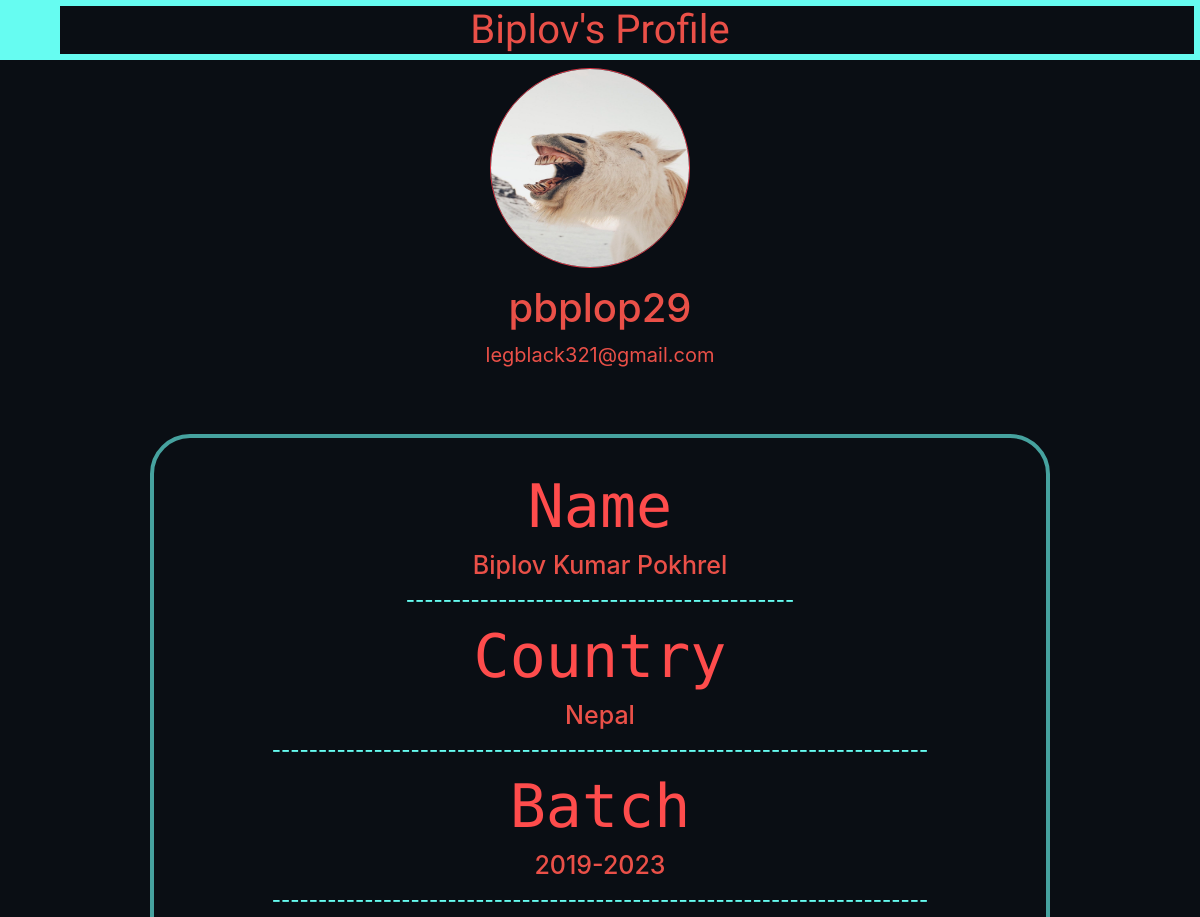
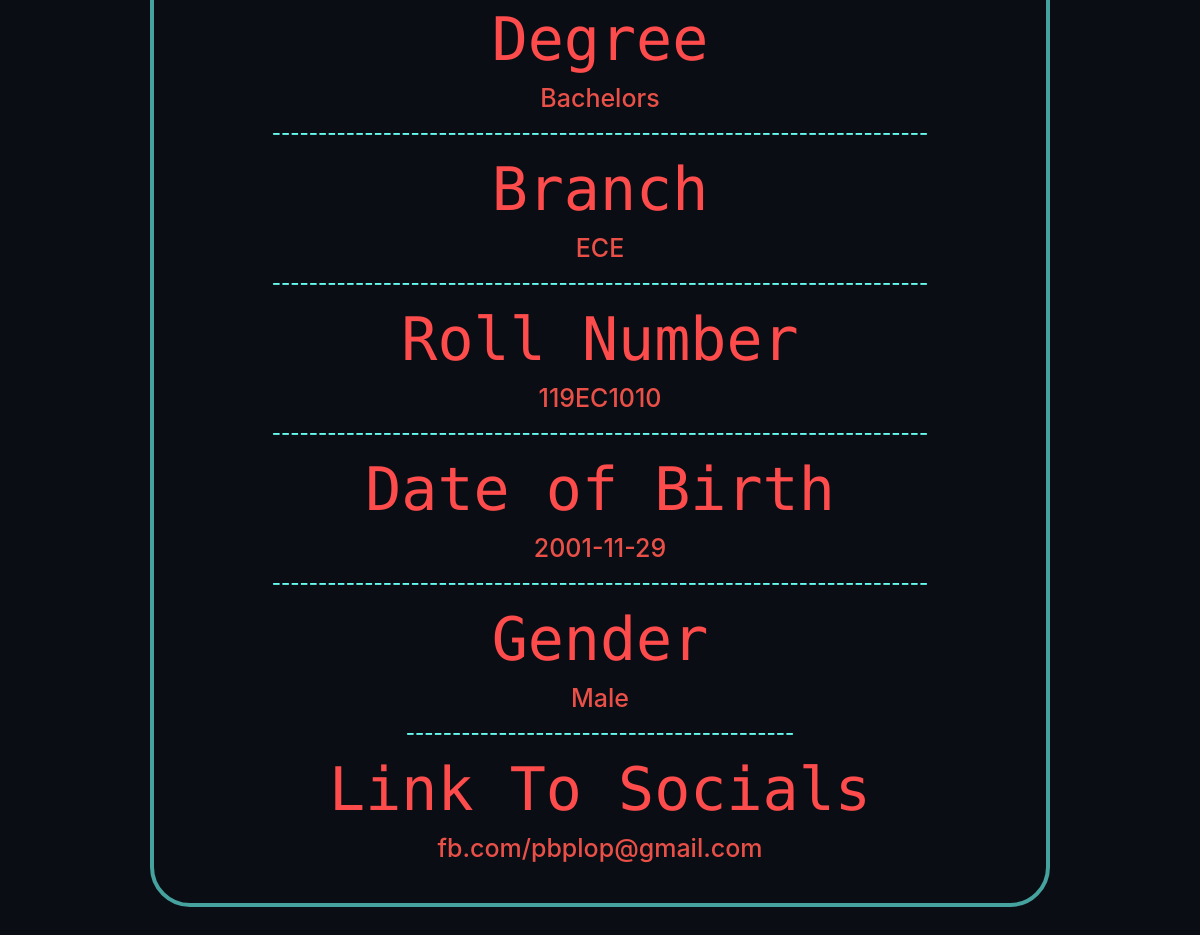
The app's page /profile (signed in), older data (2 pictures, top to bottom).
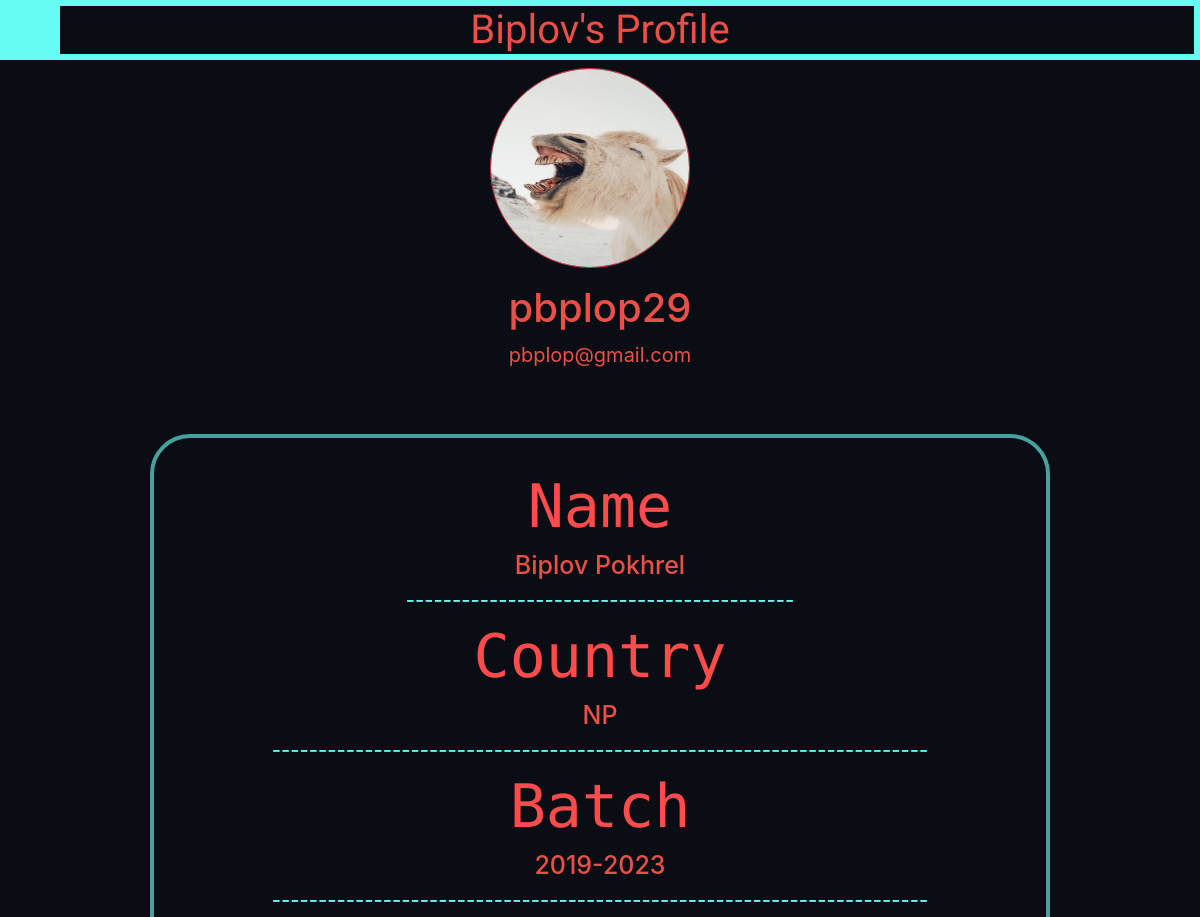
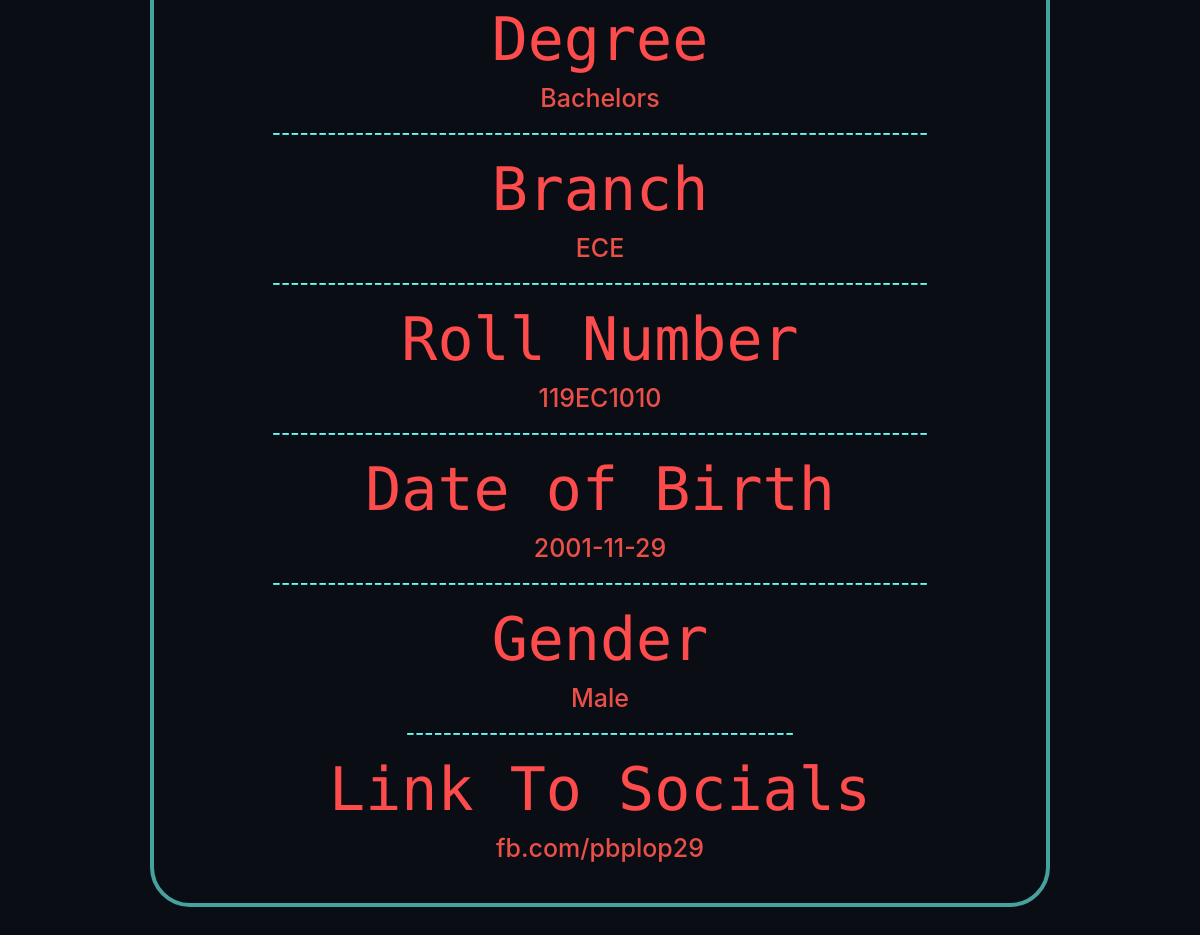
The same page, newer data (2 pictures, top to bottom).
### main/models.py (models this page shows)
class User(db.Model, UserMixin):
    id = db.Column(db.Integer, primary_key=True)
    username = db.Column(db.String(120), unique=True, nullable=False)
    email = db.Column(db.String(20), unique=True, nullable=False)
    fname = db.Column(db.String(120), unique=False, nullable=False)
    mname = db.Column(db.String(120), unique=False, nullable=True)
    lname = db.Column(db.String(120), unique=False, nullable=False)
    batch = db.Column(db.String(120), unique=False, nullable=False)
    degree = db.Column(db.String(120), unique=False, nullable=False)
    branch = db.Column(db.String(120), unique=False, nullable=False)
    rollno = db.Column(db.String(120), unique=True, nullable=False)
    country = db.Column(db.String(120), unique=False, nullable=False)
    social = db.Column(db.String(500), unique=False, nullable=True)
    birthdate = db.Column(db.String(120), unique=False, nullable=False)
    gender = db.Column(db.String(120), unique=False, nullable=False)
    age = db.Column(db.String(120), unique=False, nullable=False)
    password = db.Column(db.String(100), unique=False, nullable=False)
    image_file = db.Column(db.String(20), nullable = False, default = 'default.jpg')

### main/routes.py (the view)
@app.route("/profile")
@login_required
def profile():
    image_file = url_for ('static', filename='pp/' + current_user.image_file)
    return render_template("profile.html", title_given="General", image_file=image_file)

### main/models.py (called while the page is built)
@login_manager.user_loader
def load_user(user_id):
    return User.query.get(int(user_id))

### main/templates/profile.html
{% extends "layout.html" %} {% block content %}
<h1 class='welcome'> {{current_user.fname}}'s Profile</h1>
<div class="content-section">
        <img class=" border  border-danger rounded-circle account-img" src={{ image_file }}>
        <div class="media-body">
            <h2 class="account-username">{{current_user.username}}</h2>
            <p class="account-email">{{current_user.email}}</p>
        </div>
</div>
<div class = 'account-info'>
    <h1 class = 'info-label'> Name</h1>
    <h2 class = 'info-detail'> {{current_user.fname}} {{current_user.mname}} {{current_user.lname}}</h2>
    <h3 class = 'info-line'>------------------------------------------</h3>
    <h1 class = 'info-label'>Country</h1>
    <h2 class = 'info-detail'>{{current_user.country}}</h2>
    <h3 class = 'info-line'>-----------------------------------------------------------------------</h3>
    <h1 class = 'info-label'>Batch</h1>
    <h2 class = 'info-detail'>{{current_user.batch}}</h2>
    <h3 class = 'info-line'>-----------------------------------------------------------------------</h3>
    <h1 class = 'info-label'>Degree</h1>
    <h2 class = 'info-detail'>{{current_user.degree}}</h2>
    <h3 class = 'info-line'>-----------------------------------------------------------------------</h3>
    <h1 class = 'info-label'>Branch</h1>
    <h2 class = 'info-detail'>{{current_user.branch}}</h2>
    <h3 class = 'info-line'>-----------------------------------------------------------------------</h3>
    <h1 class = 'info-label'>Roll Number</h1>
    <h2 class = 'info-detail'>{{current_user.rollno}}</h2>
    <h3 class = 'info-line'>-----------------------------------------------------------------------</h3>
    <h1 class = 'info-label'>Date of Birth</h1>
    <h2 class = 'info-detail'>{{current_user.birthdate}}</h2>
    <h3 class = 'info-line'>-----------------------------------------------------------------------</h3>
    <h1 class = 'info-label'>Gender</h1>
    <h2 class = 'info-detail'>{{current_user.gender}}</h2>
    <h3 class = 'info-line'>------------------------------------------</h3>
    <h1 class = 'info-label'>Link To Socials</h1>
    <h2 class='info-detail'>{{current_user.social}}</h2>
</div>
{% endblock content %}

### main/templates/layout.html (shortened to what this page needs)
<!DOCTYPE html>
<html lang="en">
<head>
    <link rel="stylesheet" href="https://use.fontawesome.com/releases/v5.4.1/css/all.css">
    <link rel="stylesheet" href="https://stackpath.bootstrapcdn.com/bootstrap/4.3.1/css/bootstrap.min.css"
>
    <link rel="stylesheet" type="text/css" href="{{ url_for('static', filename='main.css') }}">
</head>
<div class="menu">
    <label class="menu-toggle" for="menu"><i class="material-icons">home</i></label>
</div>
<body>
    {% block content %} {% endblock content %}
</body>
</html>

### main/static/main.css (style rules this page uses)
.menu { position: absolute; top: 0; left: 0; background: #0B0C10; width: 290px; height: 100%; transform: translate3d(-290px, 0, 0); transition: transform 0.35s; font-size: 18px; font-family: 'Nova Round', cursive; }
.menu label.menu-toggle { position: absolute; right: -60px; width: 60px; height: 60px; line-height: 0px; display: block; padding: 0; text-indent: -9999px; background: #66FCF1 url(https://cdn4.iconfinder.com/data/icons/wirecons-free-vector-icons/32/menu-alt-512.png) 50% 50% / 25px 25px no-repeat }
body { background-color: #0A0E14; }
.welcome { text-align: center; color:#EA5048; font-family: 'Indie Flower'; border:6px solid #66FCF1; }
.account-img { height: 200px; width: 200px; margin-right: 20px; margin-bottom: 16px; }
.account-username { color:#EA5048; font-size: 40px; }
.account-email { color:#EA5048; font-size:20px; }
.content-section { text-align: center; }
.account-info { max-width:900px; margin: 4rem auto; border:4px solid #46A29F; padding:2rem; text-align:center; border-radius: 40px; }
.info-label { color: #FE4C4C; text-align: center; font-family: 'Ubuntu Mono', monospace; font-size:60px; }
.info-detail { color: #EA5048; text-align: center; font-size: 25px; }
.info-line { color: #66FCF1; text-align: center; font-size: 20px; }

Row changes from the older to the newer data that the page shows:
changed User "Biplov": email "legblack321@gmail.com" → "pbplop@gmail.com"; country "Nepal" → "NP"; social "fb.com/pbplop@gmail.com" → "fb.com/pbplop29"; mname "Kumar" → (not shown)
